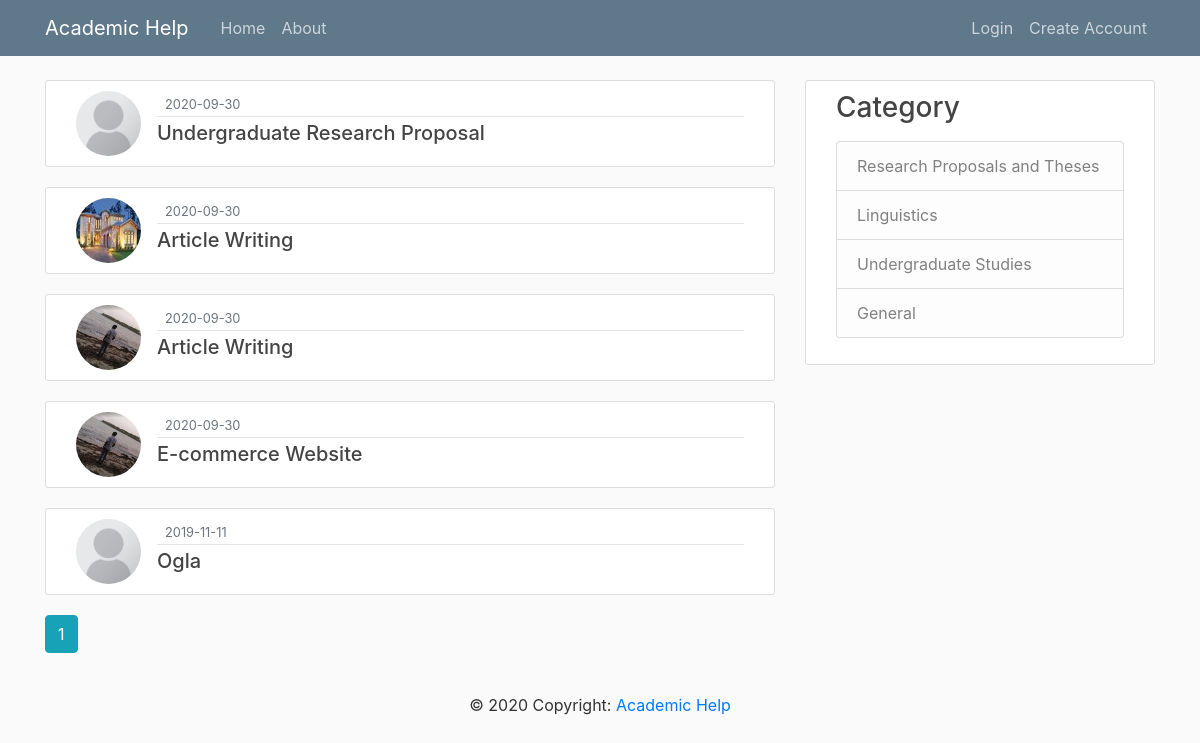
Screenshot of /cat/1 with the database file from the repository.
### app/models.py (models this page shows, shortened)
class Post(db.Model):
    id = db.Column(db.Integer, primary_key=True)
    title = db.Column(db.String(100), nullable=False)
    date_posted = db.Column(db.DateTime, nullable=False,
                            default=datetime.utcnow)
    content = db.Column(db.Text, nullable=False)
    category = db.Column(db.Text)
    user_id = db.Column(db.Integer, db.ForeignKey('user.id'), nullable=False)

class User(db.Model, UserMixin):
    id = db.Column(db.Integer, primary_key=True)
    username = db.Column(db.String(20), unique=True, nullable=False)
    email = db.Column(db.String(120), unique=True, nullable=False)
    image_file = db.Column(db.String(20), nullable=False,
                           default='default-pic.jpg')
    password = db.Column(db.String(60), nullable=False)
    posts = db.relationship('Post', backref='author', lazy=True)

### app/posts/routes.py (the view)
@posts.route("/cat/<int:category>")
def category_posts(category):
    page = request.args.get('page', 1, type=int)
    cat = Post.query.filter_by(category=category).first_or_404()
    posts = Post.query.filter_by(category=category)\
        .order_by(Post.date_posted.desc())\
        .paginate(page=page, per_page=5)
    return render_template('category_posts.html', category=cat, posts=posts)

### app/templates/category_posts.html (shortened to what this page needs)
{% extends "layout.html" %}
{% block content %}
    {% for post in posts.items %}
        <article class="media content-section">
          <img class="rounded-circle article-img" src="{{ url_for('static', filename='profile_pics/' + post.author.image_file) }}">
          <div class="media-body">
            <div class="article-metadata">
              <small class="text-muted">{{ post.date_posted.strftime('%Y-%m-%d') }}</small>
            </div>
            <h5><a class="article-title" href="{{ url_for('posts.post', post_id=post.id) }}">{{ post.title }}</a></h5>
          </div>
        </article>
    {% endfor %}
    {% for page_num in posts.iter_pages(left_edge=1, right_edge=1, left_current=1, right_current=2) %}
      {% if page_num %}
        {% if posts.page == page_num %}
          <a class="btn btn-info mb-4" href="{{ url_for('posts.category_posts', category=category.category, page=page_num) }}">{{ page_num }}</a>
        {% else %}
          <a class="btn btn-outline-info mb-4" href="{{ url_for('posts.category_posts', category=category.category, page=page_num) }}">{{ page_num }}</a>
        {% endif %}
      {% else %}
        ...
      {% endif %}
    {% endfor %}
{% endblock content %}

### app/static/main.css (style rules this page uses)
body { background: #fafafa; color: #333333; margin-top: 5rem; }
h1, h2, h3, h4, h5, h6 { color: #444444; }
.content-section { background: #ffffff; padding: 10px 30px; border: 1px solid #dddddd; border-radius: 3px; margin-bottom: 20px; }
.article-title { color: #444444; }
.article-img { height: 65px; width: 65px; margin-right: 16px; }
.article-metadata { padding-bottom: 1px; margin-bottom: 4px; border-bottom: 1px solid #e3e3e3; }

### rows the page displays
Post: image_file (placeholder picture), date_posted "2020-09-30", title "Undergraduate Research Proposal"
Post: image_file (picture), date_posted "2020-09-30", title "Article Writing"
Post: image_file (picture), date_posted "2020-09-30", title "Article Writing"
Post: image_file (picture), date_posted "2020-09-30", title "E-commerce Website"
Post: image_file (placeholder picture), date_posted "2019-11-11", title "Ogla"

### other values shown
{{ page_num }} "1"
